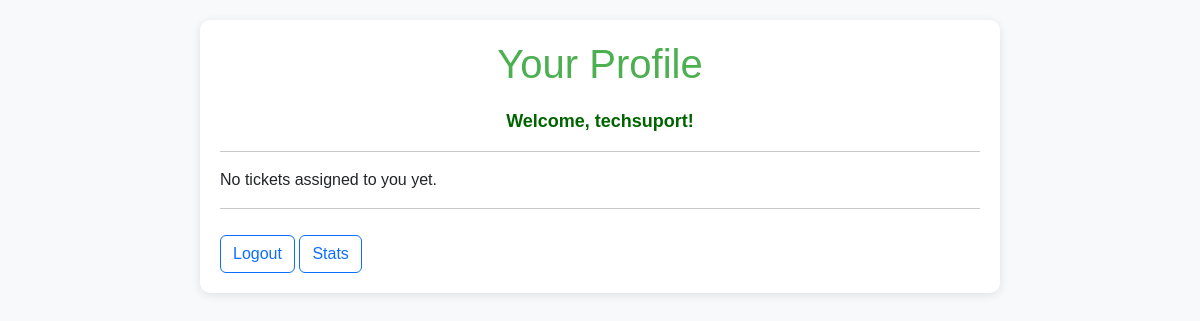
The page /tickets/ (signed in) on the database as committed earlier.
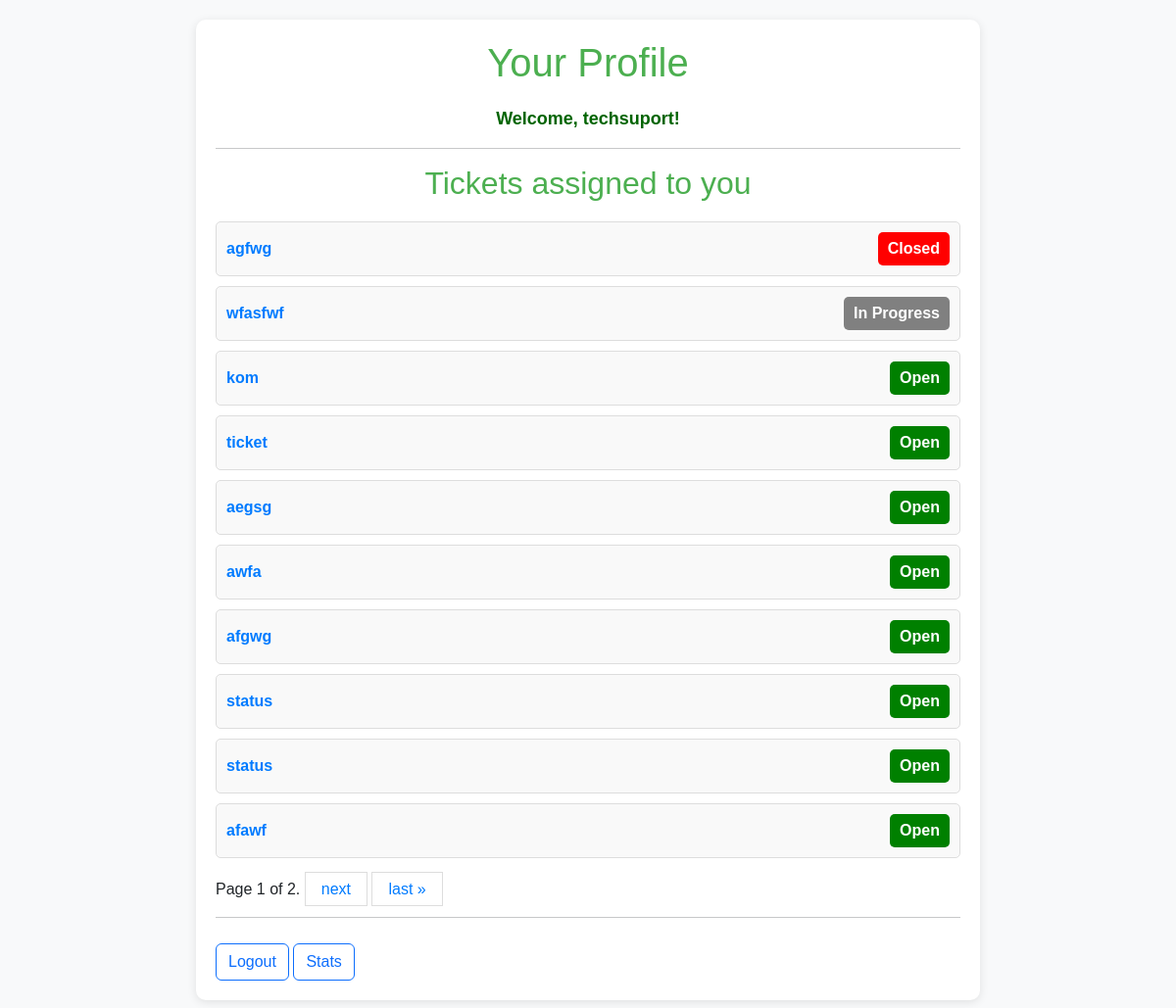
The same page on the database as committed later.
### tickets/models.py (models this page shows, shortened)
class Ticket(models.Model):
    STATUS_CHOICES = [
        ('open', 'Open'),
        ('in_progress', 'In Progress'),
        ('closed', 'Closed'),
    ]
    title = models.CharField(max_length=200)
    description = models.TextField()
    status = models.CharField(max_length=20, choices=STATUS_CHOICES, default='open')
    created_by = models.ForeignKey(User, on_delete=models.CASCADE, related_name='created_tickets')
    problem_type = models.ForeignKey(ProblemType, on_delete=models.SET_NULL, null=True)
    assigned_to = models.ForeignKey(User, on_delete=models.SET_NULL, null=True, related_name='assigned_tickets')
    created_at = models.DateTimeField(auto_now_add=True)
    updated_at = models.DateTimeField(auto_now=True)
    class Meta:
        ordering = ['status', '-created_at']

### tickets/views.py (the view)
# urls.py: path('', views.profile, name='ticket_list'),
@login_required
def profile(request):
    is_tech_support = request.user.groups.filter(name='Tech Support').exists()
    if is_tech_support:
        user_tickets = Ticket.objects.filter(assigned_to=request.user)
        ticket_type = "assigned to you"
    else:
        user_tickets = Ticket.objects.filter(created_by=request.user)
        ticket_type = "created by you"
    paginator = Paginator(user_tickets, 10)
    page_number = request.GET.get('page')
    try:
        user_tickets = paginator.page(page_number)
    except PageNotAnInteger:
        user_tickets = paginator.page(1)
    except EmptyPage:
        user_tickets = paginator.page(paginator.num_pages)
    return render(request, 'registration/profile.html', {
        'user_tickets': user_tickets,
        'ticket_type': ticket_type,
        'is_tech_support': is_tech_support,
    })

### tickets/templates/registration/profile.html (shortened to what this page needs)
{% extends 'base.html' %}
{% block content %}
    <h1>Your Profile</h1>
    <p class="welcome">Welcome, {{ user.username }}!</p>
<hr>
    {% if user_tickets %}
        <h2>Tickets {{ ticket_type }}</h2>
        <ul class="ticket-list">
            {% for ticket in user_tickets %}
                <li>
                    <a href="{% url 'ticket_detail' ticket.pk %}">{{ ticket.title }}</a>
                    <span class="status
                        {% if ticket.status == 'open' %}open{% elif ticket.status == 'in_progress' %}in-progress{% else %}closed{% endif %}">
                        {{ ticket.get_status_display }}
                    </span>
                </li>
            {% endfor %}
        </ul>
        <div class="pagination">
            <span class="step-links">
                <span class="current">
                    Page {{ user_tickets.number }} of {{ user_tickets.paginator.num_pages }}.
                </span>
                {% if user_tickets.has_next %}
                    <a href="?page={{ user_tickets.next_page_number }}">next</a>
                    <a href="?page={{ user_tickets.paginator.num_pages }}">last &raquo;</a>
                {% endif %}
            </span>
        </div>
    {% else %}
        <p>No tickets {{ ticket_type }} yet.</p>
    {% endif %}
<hr>
    <a href="{% url 'logout' %}" class="btn btn-outline-primary">Logout</a>
     <a href="{% url 'bar' %}" class="btn btn-outline-primary">Stats</a>
{% endblock %}

### tickets/templates/base.html (shortened to what this page needs)
{% load static %}
<!DOCTYPE html>
<html lang="en">
<head>
   <link href="https://cdn.jsdelivr.net/npm/bootstrap@5.3.0/dist/css/bootstrap.min.css" rel="stylesheet">
    <link rel="stylesheet" href="{% static 'css/base.css' %}">
</head>
<body>
    <div class="container">
        {% block content %}
        {% endblock %}
    </div>
</body>
</html>

### tickets/static/css/base.css (style rules this page uses)
body { font-family: Arial, sans-serif; background-color: #f8f9fa; margin: 0; padding: 20px; }
.container { max-width: 800px; margin: auto; background: #ffffff; padding: 20px; border-radius: 10px; box-shadow: 0 2px 10px rgba(0, 0, 0, 0.1); }
h1, h2 { color: #4CAF50; text-align: center; margin-bottom: 20px; }
.ticket-list { list-style: none; padding: 0; }
.ticket-list li { padding: 10px; margin-bottom: 10px; background: #f9f9f9; border: 1px solid #ddd; border-radius: 5px; display: flex; justify-content: space-between; align-items: center; }
.ticket-list li a { text-decoration: none; color: #007BFF; font-weight: bold; }
.status { padding: 5px 10px; border-radius: 5px; font-weight: bold; text-align: center; }
.status.open { background-color: lightblue; color: black; }
.status.in-progress { background-color: orange; color: black; }
.status.closed { background-color: lightgreen; color: black; }
.pagination { margin-top: 20px; text-align: center; }
.pagination a { color: #007bff; padding: 8px 16px; text-decoration: none; border: 1px solid #ddd; }
.status { padding: 5px 10px; border-radius: 5px; font-weight: bold; text-align: center; display: inline-block; }
.status.open { background-color: green; color: white; }
.status.in-progress { background-color: gray; color: white; }
.status.closed { background-color: red; color: white; }
.welcome { display: flex; font-size: 18px; justify-content: center; color: darkgreen; font-weight: bold; }
.btn-outline-primary { margin-top: 10px; }

Rows that differ between the two databases and show on the page:
added Ticket: title "agfwg", status "Closed"
added Ticket: title "wfasfwf", status "In Progress"
added Ticket: title "kom", status "Open"
added Ticket: title "ticket", status "Open"
added Ticket: title "aegsg", status "Open"
added Ticket: title "awfa", status "Open"
added Ticket: title "afgwg", status "Open"
added Ticket: title "status", status "Open"
added Ticket: title "status", status "Open"
added Ticket: title "afawf", status "Open"
Other text that changed with them:
{{ ticket_type }}: (not shown) → "assigned to you"
{{ user_tickets.number }}: (not shown) → "1"
{{ user_tickets.paginator.num_pages }}: (not shown) → "2"
{{ ticket_type }}: "assigned to you" → (not shown)
text no longer shown: "No tickets yet."
text now shown: "Tickets Page of . next last »"
